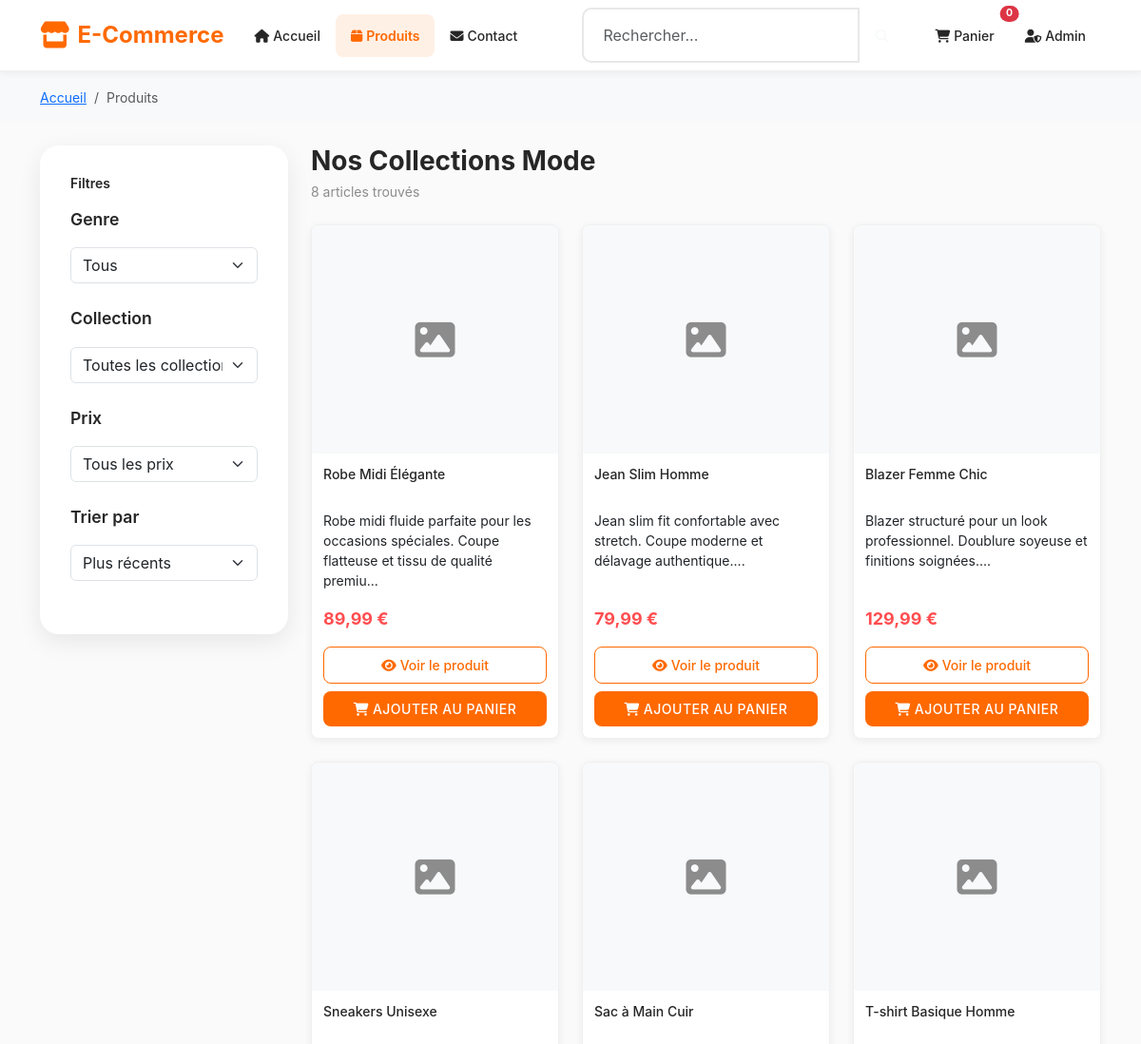
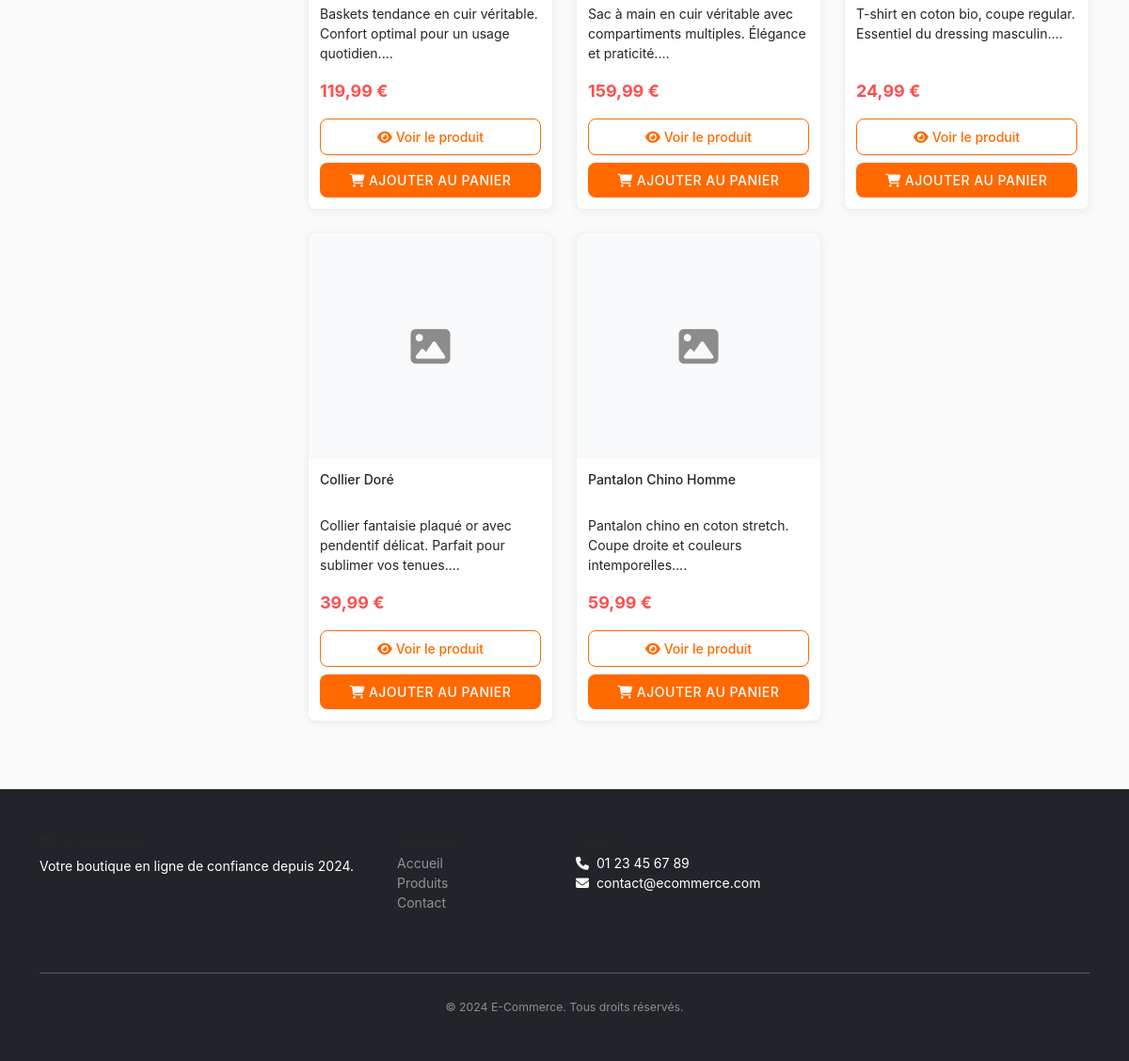
/products.php, run on the app's committed database (2 pictures, top to bottom).
### tables this page shows
CREATE TABLE IF NOT EXISTS products (
    id INT AUTO_INCREMENT PRIMARY KEY,
    name VARCHAR(255) NOT NULL,
    description TEXT,
    price DECIMAL(10,2) NOT NULL,
    sale_price DECIMAL(10,2) DEFAULT NULL,
    sku VARCHAR(100) UNIQUE,
    stock INT DEFAULT 0,
    category_id INT,
    brand VARCHAR(100),
    color VARCHAR(50),
    size VARCHAR(20),
    material VARCHAR(100),
    gender ENUM('homme', 'femme', 'unisexe') DEFAULT 'unisexe',
    season ENUM('printemps', 'été', 'automne', 'hiver', 'toute_saison') DEFAULT 'toute_saison',
    image_url VARCHAR(255),
    gallery TEXT,  
    tags TEXT,  
    featured BOOLEAN DEFAULT FALSE,
    status ENUM('active', 'inactive', 'out_of_stock') DEFAULT 'active',
    created_at TIMESTAMP DEFAULT CURRENT_TIMESTAMP,
    updated_at TIMESTAMP DEFAULT CURRENT_TIMESTAMP ON UPDATE CURRENT_TIMESTAMP,
    FOREIGN KEY (category_id) REFERENCES categories(id) ON DELETE SET NULL,
    INDEX idx_category (category_id),
    INDEX idx_gender (gender),
    INDEX idx_featured (featured),
    INDEX idx_status (status)
);

### includes/config.php (called while the page is built, shortened)
<?php
function formatPrice($price) {
    return number_format((float)$price, 2, ',', ' ') . ' €';
}
?>

### products.php (the view, shortened to what this page needs)
<?php
require_once 'includes/config.php';
$search = $_GET['search'] ?? '';
$sortBy = $_GET['sort'] ?? 'newest';
$page = max(1, (int)($_GET['page'] ?? 1));
$perPage = 12;
$offset = ($page - 1) * $perPage;
$whereConditions = ["status = 'active'"];
$params = [];
$whereClause = 'WHERE ' . implode(' AND ', $whereConditions);
$orderBy = 'ORDER BY ';
switch ($sortBy) {
    default:
        $orderBy .= 'created_at DESC';
}
try {
    $countStmt = $pdo->prepare("SELECT COUNT(*) FROM products $whereClause");
    $countStmt->execute($params);
    $totalProducts = (int)$countStmt->fetchColumn();
    $params[':limit'] = $perPage;
    $params[':offset'] = $offset;
    $stmt = $pdo->prepare("SELECT * FROM products $whereClause $orderBy LIMIT :limit OFFSET :offset");
    foreach ($params as $key => $value) {
        if ($key === ':limit' || $key === ':offset') {
            $stmt->bindValue($key, $value, PDO::PARAM_INT);
        } else {
            $stmt->bindValue($key, $value);
        }
    }
    $stmt->execute();
    $products = $stmt->fetchAll();
} catch (PDOException $e) {
    $products = [];
    $totalProducts = 0;
    $totalPages = 0;
}
$categories = [];
try {
    $categories = $pdo->query("SELECT * FROM categories ORDER BY name ASC")->fetchAll();
} catch (PDOException $e) {
}
$pageTitle = 'Nos Collections Mode';
?>
<!DOCTYPE html>
<html lang="fr">
<head>
    <link href="https://cdn.jsdelivr.net/npm/bootstrap@5.3.0/dist/css/bootstrap.min.css" rel="stylesheet">
    <link href="https://cdnjs.cloudflare.com/ajax/libs/font-awesome/6.4.0/css/all.min.css" rel="stylesheet">
    <link href="assets/css/style.css" rel="stylesheet">
</head>
<body>
    <nav class="navbar navbar-expand-lg navbar-dark bg-primary fixed-top">
        <div class="container">
            <a class="navbar-brand fw-bold" href="index.php">
                <i class="fas fa-store me-2"></i>E-Commerce
            </a>
            <div class="collapse navbar-collapse" id="navbarNav">
                <ul class="navbar-nav me-auto">
                    <li class="nav-item">
                        <a class="nav-link" href="index.php">
                            <i class="fas fa-home me-1"></i>Accueil
                        </a>
                    </li>
                    <li class="nav-item">
                        <a class="nav-link active" href="products.php">
                            <i class="fas fa-box me-1"></i>Produits
                        </a>
                    </li>
                    <li class="nav-item">
                        <a class="nav-link" href="contact.php">
                            <i class="fas fa-envelope me-1"></i>Contact
                        </a>
                    </li>
                </ul>
                <form class="d-flex me-3" method="GET" action="products.php">
                    <div class="input-group">
                        <input class="form-control" type="search" name="search" placeholder="Rechercher..."
                               value="<?php echo htmlspecialchars($search); ?>">
                        <button class="btn btn-outline-light" type="submit">
                            <i class="fas fa-search"></i>
                        </button>
                    </div>
                </form>
                <ul class="navbar-nav">
                    <li class="nav-item">
                        <a class="nav-link position-relative" href="cart.php">
                            <i class="fas fa-shopping-cart me-1"></i>Panier
                            <span class="position-absolute top-0 start-100 translate-middle badge rounded-pill bg-danger" id="cart-count">0</span>
                        </a>
                    </li>
                    <li class="nav-item">
                        <a class="nav-link" href="admin/login.php">
                            <i class="fas fa-user-shield me-1"></i>Admin
                        </a>
                    </li>
                </ul>
            </div>
        </div>
    </nav>
    <div style="height: 76px;"></div>
    <nav aria-label="breadcrumb" class="bg-light py-3">
        <div class="container">
            <ol class="breadcrumb mb-0">
                <li class="breadcrumb-item"><a href="index.php">Accueil</a></li>
                <li class="breadcrumb-item active">Produits</li>
            </ol>
        </div>
    </nav>
    <div class="container py-4">
        <div class="row">
            <div class="col-lg-3 mb-4">
                <div class="search-filters">
                    <h5 class="mb-3">Filtres</h5>
                    <form method="GET" action="products.php">
                        <div class="filter-section">
                            <label class="filter-title">Genre</label>
                            <select name="gender" class="form-select" onchange="this.form.submit()">
                                <option value="">Tous</option>
                            </select>
                        </div>
                        <?php if (!empty($categories)): ?>
                        <div class="filter-section">
                            <label class="filter-title">Collection</label>
                            <select name="category" class="form-select" onchange="this.form.submit()">
                                <option value="">Toutes les collections</option>
                            </select>
                        </div>
                        <?php endif; ?>
                        <div class="filter-section">
                            <label class="filter-title">Prix</label>
                            <select name="price_range" class="form-select" onchange="this.form.submit()">
                                <option value="">Tous les prix</option>
                            </select>
                        </div>
                        <div class="filter-section">
                            <label class="filter-title">Trier par</label>
                            <select name="sort" class="form-select" onchange="this.form.submit()">
                                <option value="newest" <?php echo $sortBy == 'newest' ? 'selected' : ''; ?>>Plus récents</option>
                            </select>
                        </div>
                    </form>
                </div>
            </div>
            <div class="col-lg-9">
                <div class="d-flex justify-content-between align-items-center mb-4">
                    <div>
                        <h1 class="h3 mb-1 fashion-title"><?php echo $pageTitle; ?></h1>
                        <p class="text-muted mb-0">
                            <?php echo $totalProducts; ?> article<?php echo $totalProducts > 1 ? 's' : ''; ?> trouvé<?php echo $totalProducts > 1 ? 's' : ''; ?>
                        </p>
                    </div>
                </div>
                <?php if (empty($products)): ?>
                    <div class="text-center py-5">
                        <i class="fas fa-search fa-3x text-muted mb-3"></i>
                        <h4>Aucun article trouvé</h4>
                        <p class="text-muted">Essayez de modifier vos critères de recherche ou explorez nos collections.</p>
                        <a href="products.php" class="btn btn-primary">Voir Toutes les Collections</a>
                    </div>
                <?php else: ?>
                    <div class="row g-4">
                        <?php foreach ($products as $product): ?>
                            <div class="col-md-6 col-lg-4">
                                <div class="card product-card h-100">
                                    <?php if ($product['image_url'] && file_exists($product['image_url'])): ?>
                                        <img src="<?php echo htmlspecialchars($product['image_url']); ?>"
                                             class="card-img-top product-image"
                                             alt="<?php echo htmlspecialchars($product['name']); ?>">
                                    <?php else: ?>
                                        <div class="card-img-top product-image bg-light d-flex align-items-center justify-content-center">
                                            <i class="fas fa-image fa-3x text-muted"></i>
                                        </div>
                                    <?php endif; ?>
                                    <div class="card-body product-info d-flex flex-column">
                                        <h5 class="product-title"><?php echo htmlspecialchars($product['name']); ?></h5>
                                        <p class="product-description flex-grow-1">
                                            <?php echo htmlspecialchars(substr($product['description'], 0, 100)) . '...'; ?>
                                        </p>
                                        <div class="mt-auto">
                                            <div class="product-price mb-3">
                                                <?php echo formatPrice($product['price']); ?>
                                            </div>
                                            <div class="d-grid gap-2">
                                                <a href="product.php?id=<?php echo $product['id']; ?>" class="btn btn-outline-primary">
                                                    <i class="fas fa-eye me-1"></i>Voir le produit
                                                </a>
                                                <button class="btn btn-primary btn-add-to-cart"
                                                        onclick="addToCart(<?php echo $product['id']; ?>, '<?php echo addslashes($product['name']); ?>', <?php echo $product['price']; ?>)">
                                                    <i class="fas fa-shopping-cart me-1"></i>Ajouter au panier
                                                </button>
                                            </div>
                                        </div>
                                    </div>
                                </div>
                            </div>
                        <?php endforeach; ?>
                    </div>
                <?php endif; ?>
            </div>
        </div>
    </div>
    <footer class="bg-dark text-white py-5 mt-5">
        <div class="container">
            <div class="row">
                <div class="col-lg-4 mb-4">
                    <h5><i class="fas fa-store me-2"></i>E-Commerce</h5>
                    <p class="mb-3">Votre boutique en ligne de confiance depuis 2024.</p>
                </div>
                <div class="col-lg-2 col-md-6 mb-4">
                    <h6>Navigation</h6>
                    <ul class="list-unstyled">
                        <li><a href="index.php" class="text-white-50 text-decoration-none">Accueil</a></li>
                        <li><a href="products.php" class="text-white-50 text-decoration-none">Produits</a></li>
                        <li><a href="contact.php" class="text-white-50 text-decoration-none">Contact</a></li>
                    </ul>
                </div>
                <div class="col-lg-3 col-md-6 mb-4">
                    <h6>Contact</h6>
                    <ul class="list-unstyled">
                        <li><i class="fas fa-phone me-2"></i>01 23 45 67 89</li>
                        <li><i class="fas fa-envelope me-2"></i>contact@ecommerce.com</li>
                    </ul>
                </div>
            </div>
            <hr class="my-4">
            <div class="text-center">
                <small class="text-muted">© 2024 E-Commerce. Tous droits réservés.</small>
            </div>
        </div>
    </footer>
</body>
</html>

### data on the page
products: name "Robe Midi Élégante", description "Robe midi fluide parfaite pour les occasions spéciales. Coupe flatteuse et tissu de qualité premiu", price "89,99 €"
products: name "Jean Slim Homme", description "Jean slim fit confortable avec stretch. Coupe moderne et délavage authentique.", price "79,99 €"
products: name "Blazer Femme Chic", description "Blazer structuré pour un look professionnel. Doublure soyeuse et finitions soignées.", price "129,99 €"
products: name "Sneakers Unisexe", description "Baskets tendance en cuir véritable. Confort optimal pour un usage quotidien.", price "119,99 €"
products: name "Sac à Main Cuir", description "Sac à main en cuir véritable avec compartiments multiples. Élégance et praticité.", price "159,99 €"
products: name "T-shirt Basique Homme", description "T-shirt en coton bio, coupe regular. Essentiel du dressing masculin.", price "24,99 €"
products: name "Collier Doré", description "Collier fantaisie plaqué or avec pendentif délicat. Parfait pour sublimer vos tenues.", price "39,99 €"
products: name "Pantalon Chino Homme", description "Pantalon chino en coton stretch. Coupe droite et couleurs intemporelles.", price "59,99 €"

### other printed values
$pageTitle "Nos Collections Mode"
$totalProducts "8"
